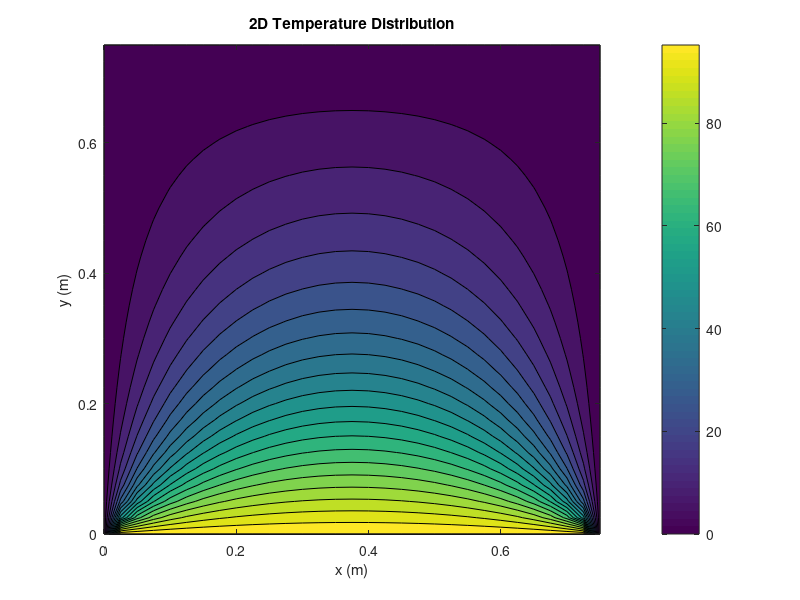

Write the MATLAB code that produced this figure.
clc
clear
close all

L = 0.75;
dx = 0.025;
dy = 0.025;
dt = 0.00015;
k = 1;

N = L/dx + 1;

x = linspace(0, L, N);
y = linspace(0, L, N);

T = zeros(N, N);
T_new = T;

T(1, :) = 100;
T(:, 1) = 0;
T(N, :) = 0;
T(:, N) = 0;

alpha = k * dt / dx^2;

epsilon = 1e-4;
error = 1;

while error > epsilon
    
    T_old = T;
    
    for i = 2:N-1
        for j = 2:N-1
            T(i,j) = T_old(i,j) + alpha * ...
                (T_old(i+1,j) + T_old(i-1,j) + ...
                 T_old(i,j+1) + T_old(i,j-1) - 4*T_old(i,j));
        end
    end
    
    T(1, :) = 100;
    T(:, 1) = 0;
    T(N, :) = 0;
    T(:, N) = 0;
    
    error = max(max(abs(T - T_old)));
    
end

contourf(x, y, T, 20)
colorbar
xlabel('x (m)')
ylabel('y (m)')
title('2D Temperature Distribution')
